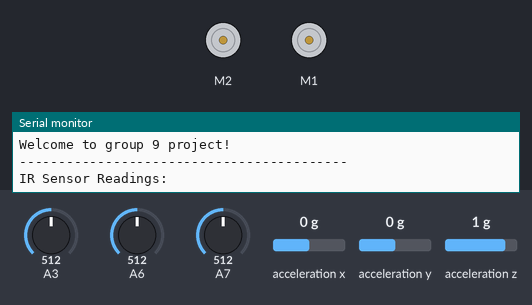
Recording of a sketch running on a simulated Arduino Nano, built with avr-gcc and run on an emulated ATmega328P. On the bench: 2 × DC motor (green arrow = forward, orange = backward, longer = faster), the last lines printed to the serial monitor. Inputs (shaded band) come from the test bench; at power-on: acceleration x 0 g, A3 = 512, A6 = 512, A7 = 512, acceleration y 0 g, acceleration z 1 g.

Above: at 1.2 s.
1.3 s: acceleration x set to -1.4 g
3.2 s: A3 set to 792
4.7 s: A3 set to 811
At 5.9 s:
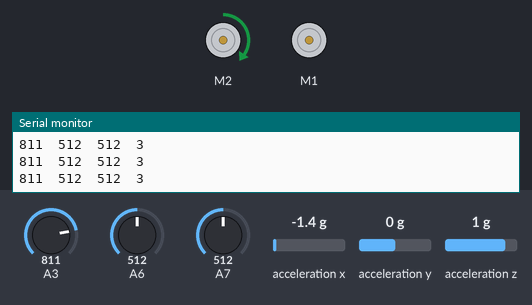
6.2 s: A6 set to 105
9.2 s: A6 set to 88
10.7 s: A3 set to 110
12.2 s: A3 set to 90
Timing chart, 0 to 22.3 s (numbered marks = the images above; inputs shaded):
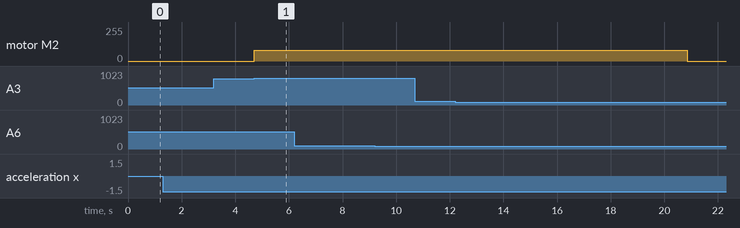

Measured:
- the behaviour switches between 800 and 801 on A3 (found by bisection; images 0 and 1)
- after the input at 4.7 s, motor M2: stopped → forward 79/255 at once

The sketch:

path_navigation_and_preset_distance.ino
```cpp
#include <RedBot.h>
RedBotSensor left = RedBotSensor(A3);
RedBotSensor center = RedBotSensor(A6);
RedBotSensor right = RedBotSensor(A7);
RedBotAccel accelerometer;
#define LINETHRESHOLD 800
#define SPEED 50

RedBotMotors motors;
RedBotEncoder encoder = RedBotEncoder(A2, 10);
int buttonPin = 12;
int countsPerRev = 192;
int leftSpeed;
int rightSpeed;
float lCount;
float rCount;
int i=0;
int k=0;


void setup()
{
  pinMode(buttonPin, INPUT_PULLUP);
  Serial.begin(9600);
  Serial.println("Welcome to group 9 project!");
  Serial.println("------------------------------------------");
  delay(20);
  Serial.println("IR Sensor Readings: ");
  delay(10);
}

void loop()
{
  accelerometer.read();
  if(abs( accelerometer.x)>1000)
  k++;
  if(k>0)
  {
  if(i==0)
  {
    encoder.clearEnc(BOTH);
  i++;
    }

  Serial.print(left.read());
  Serial.print("\t");  // tab character
  Serial.print(center.read());
  Serial.print("\t");  // tab character
  Serial.print(right.read());
  Serial.print("\t");  // tab character


  if((center.read() > LINETHRESHOLD)&&(right.read() < LINETHRESHOLD)&&(left.read() < LINETHRESHOLD))
  {
    leftSpeed = -SPEED;
    rightSpeed = SPEED;
    motors.rightMotor(rightSpeed);
    motors.leftMotor(leftSpeed);
  }
 //go straight

  else if((center.read() < LINETHRESHOLD)&&(right.read() > LINETHRESHOLD)&&(left.read() < LINETHRESHOLD))
  {
    leftSpeed = -(SPEED + 30);
    rightSpeed = 0;
       motors.rightMotor(rightSpeed);
    motors.leftMotor(leftSpeed);
  }
 //go right

  else if((center.read() < LINETHRESHOLD)&&(right.read() < LINETHRESHOLD)&&(left.read() > LINETHRESHOLD))
  {
    leftSpeed = 0;
    rightSpeed = SPEED + 30;
        motors.rightMotor(rightSpeed);
    motors.leftMotor(leftSpeed);
  }
 //go left

  if((center.read() > LINETHRESHOLD)&&(right.read() > LINETHRESHOLD)&&(left.read() > LINETHRESHOLD))
  {
    leftSpeed = -SPEED;
    rightSpeed = SPEED;
        motors.rightMotor(rightSpeed);
    motors.leftMotor(leftSpeed);
  }
 //go straight
    if((center.read() < LINETHRESHOLD)&&(right.read() < LINETHRESHOLD)&&(left.read() < LINETHRESHOLD))
  {
    leftSpeed = 0;
    rightSpeed = 0;
  }
 //STOP
  else if((center.read() > LINETHRESHOLD)&&(right.read() < LINETHRESHOLD)&&(left.read() > LINETHRESHOLD))
  {
    leftSpeed = 0;
    rightSpeed = SPEED + 30;
     motors.rightMotor(rightSpeed);
    motors.leftMotor(leftSpeed);
  }
 //go left
  else if((center.read() > LINETHRESHOLD)&&(right.read() > LINETHRESHOLD)&&(left.read() < LINETHRESHOLD))
  {
    leftSpeed = -(SPEED +30);
    rightSpeed = 0;
   motors.rightMotor(rightSpeed);
    motors.leftMotor(leftSpeed);
  }
 //go right
  delay(0);

    lCount = encoder.getTicks(LEFT);
    rCount = encoder.getTicks(RIGHT);
    float j=(lCount+rCount)/(2*192)*(2.56*PI);
  if ((lCount+rCount)/(2*192)*(2.56*PI)>=50)
  motors.brake();

int l=j;

  Serial.print(l);
  Serial.println();
  }
}
```
